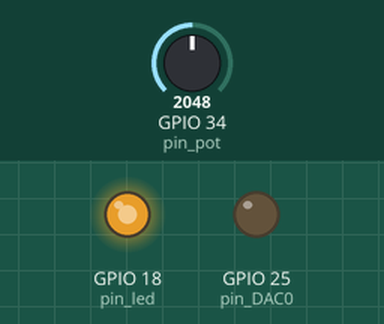
The sketch below on a simulated ESP32. Shown: output pins drawn as LEDs (lit = HIGH). The test bench sets the inputs (shaded band); at power-on: GPIO 34 (pin_pot) = 2048. What the sketch prints to the serial monitor is not drawn.

Above: at 1.7 s.
1.8 s: GPIO 34 (pin_pot) set to 1040
At 2.15 s:
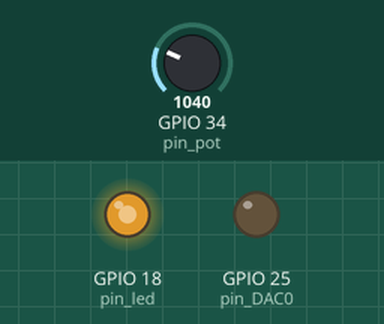
4.8 s: GPIO 34 (pin_pot) set to 934
At 5.15 s:
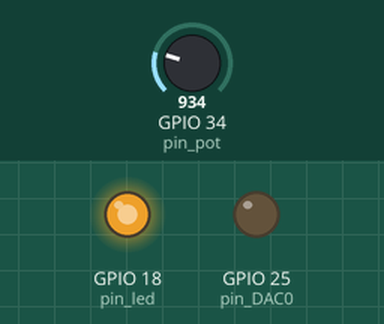
7.8 s: GPIO 34 (pin_pot) set to 106
At 8.15 s:
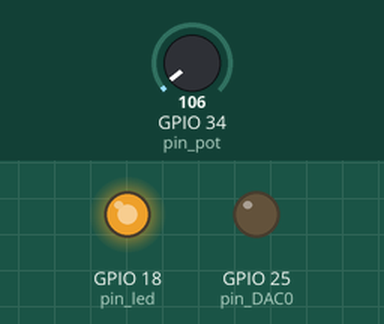
10.8 s: GPIO 34 (pin_pot) set to 93
Timing chart, 0 to 11.0 s (numbered marks = the images above; inputs shaded):
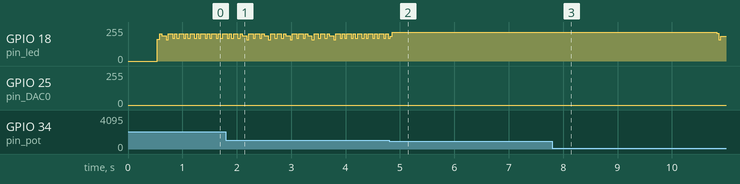

The sketch:

DAC_ADC_Multicore.ino
```cpp
//Placa esp32 doit devkit v1

//Baseado nos tutoriais:
//Tutorial de multicore do esp32: https://www.fernandok.com/2018/04/esp32-com-arduino-ide-programacao-multi.html
//Informacoes sobre o ADC do esp32: https://randomnerdtutorials.com/esp32-adc-analog-read-arduino-ide/
//Informacoes sobre o DAC do esp32: https://www.filipeflop.com/blog/como-usar-os-dacs-do-esp32/

bool state_led = LOW;

//pinos usados
const uint8_t pin_led = 18;
const uint8_t pin_pot = 34;
const uint8_t pin_DAC0 = 25;


//variaveis que indicam o núcleo
static uint8_t taskCoreZero = 0;
static uint8_t taskCoreOne  = 1;

void setup() {
  //led para debug
  pinMode(pin_led, OUTPUT);

  //Inicia a comunicação serial
  Serial.begin(115200);


  //cria uma tarefa que será executada na função coreTaskOne, com prioridade 2 e execução no núcleo 1
  //coreTaskOne:
//  xTaskCreatePinnedToCore(
//                    coreTaskOne,   /* função que implementa a tarefa */
//                    "coreTaskOne", /* nome da tarefa */
//                    10000,      /* número de palavras a serem alocadas para uso com a pilha da tarefa */
//                    NULL,       /* parâmetro de entrada para a tarefa (pode ser NULL) */
//                    5,          /* prioridade da tarefa (0 a N) */
//                    NULL,       /* referência para a tarefa (pode ser NULL) */
//                    taskCoreOne);         /* Núcleo que executará a tarefa */

    delay(500); //tempo para a tarefa iniciar

   //cria uma tarefa que será executada na função coreTaskTwo, com prioridade 2 e execução no núcleo 0
   //coreTaskTwo:
   xTaskCreatePinnedToCore(
                    coreTaskTwo,   /* função que implementa a tarefa */
                    "coreTaskTwo", /* nome da tarefa */
                    10000,      /* número de palavras a serem alocadas para uso com a pilha da tarefa */
                    NULL,       /* parâmetro de entrada para a tarefa (pode ser NULL) */
                    5,          /* prioridade da tarefa (0 a N) */
                    NULL,       /* referência para a tarefa (pode ser NULL) */
                    taskCoreZero);         /* Núcleo que executará a tarefa */

}

void loop() {
        //Mudando estado da porta para avaliar a velocidade
        digitalWrite(pin_led, HIGH);
        int potValue = analogRead(pin_pot);
        Serial.println(potValue);
        delayMicroseconds(10);
        digitalWrite(pin_led, LOW);

}

//essa função será responsável apenas por ler o ADC e mudar o estado de um led
void coreTaskOne( void * pvParameters ){
    String taskMessage = "Task one running on core ";
    taskMessage = taskMessage + xPortGetCoreID();
    Serial.println(taskMessage);

     while(true){
        //Muda o estado do led para avaliar a velocidade no osciloscópio
        state_led = !state_led;
        digitalWrite(pin_led, state_led);
        int potValue = analogRead(pin_pot);
        vTaskDelay(1);  //Só consegui utilizar delay de milisegundos dentro do outro core, por isso movi para o loop
        yield();        //Alimenta o watchdog
        Serial.println(potValue);
    }
}

//essa função será responsável por gerar uma rampa de 0-3V com o DAC utilizando os 8 bits de resolução
//Em paralelo ao loop principal
void coreTaskTwo( void * pvParameters ){

      //Mensagem para informar em que core a função está rodando
      String taskMessage = "Task Two running on core ";
      taskMessage = taskMessage + xPortGetCoreID();
      Serial.println(taskMessage);

     while(true){
      for(int i=0; i<=255; i++)
      {
          dacWrite(pin_DAC0, i);
          vTaskDelay(1);  //Delay de 1ms utilizando as funções especificas para utilização multicore
          yield();        //Alimenta o watchdog
      }

    }
}
```

Measured:
- after the input at 1.8 s, GPIO 25 (pin_DAC0): stays 0/255 (without the input it goes to 46/255 after 1.6 s)
- after the input at 4.8 s, GPIO 25 (pin_DAC0): stays 0/255 (without the input it goes to 135/255 after 1.6 s)
- after the input at 7.8 s, GPIO 25 (pin_DAC0): stays 0/255 (without the input it goes to 187/255 after 1.5 s)
